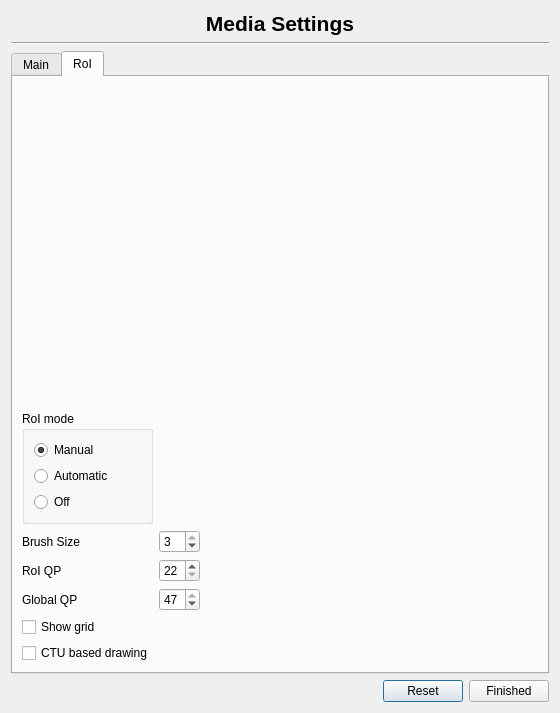
<?xml version="1.0" encoding="UTF-8"?>
<ui version="4.0">
 <class>AutomaticSettings</class>
 <widget class="QDialog" name="AutomaticSettings">
  <property name="geometry">
   <rect>
    <x>0</x>
    <y>0</y>
    <width>560</width>
    <height>713</height>
   </rect>
  </property>
  <property name="windowTitle">
   <string>Media Settings</string>
  </property>
  <layout class="QGridLayout" name="gridLayout">
   <item row="3" column="1">
    <widget class="QPushButton" name="reset_button">
     <property name="text">
      <string>Reset</string>
     </property>
    </widget>
   </item>
   <item row="1" column="0" colspan="3">
    <widget class="Line" name="line">
     <property name="orientation">
      <enum>Qt::Horizontal</enum>
     </property>
    </widget>
   </item>
   <item row="3" column="2">
    <widget class="QPushButton" name="close_button">
     <property name="text">
      <string>Finished</string>
     </property>
    </widget>
   </item>
   <item row="3" column="0">
    <spacer name="horizontalSpacer">
     <property name="orientation">
      <enum>Qt::Horizontal</enum>
     </property>
     <property name="sizeHint" stdset="0">
      <size>
       <width>40</width>
       <height>20</height>
      </size>
     </property>
    </spacer>
   </item>
   <item row="0" column="0" colspan="3">
    <widget class="QLabel" name="title_label">
     <property name="font">
      <font>
       <pointsize>16</pointsize>
       <weight>75</weight>
       <bold>true</bold>
      </font>
     </property>
     <property name="text">
      <string>Media Settings</string>
     </property>
     <property name="alignment">
      <set>Qt::AlignCenter</set>
     </property>
    </widget>
   </item>
   <item row="2" column="0" colspan="3">
    <widget class="QTabWidget" name="tabs">
     <property name="currentIndex">
      <number>1</number>
     </property>
     <widget class="QWidget" name="main">
      <attribute name="title">
       <string>Main</string>
      </attribute>
      <layout class="QGridLayout" name="gridLayout_2"/>
     </widget>
     <widget class="QWidget" name="roi">
      <attribute name="title">
       <string>RoI</string>
      </attribute>
      <layout class="QGridLayout" name="gridLayout_3">
       <item row="4" column="1">
        <widget class="QSpinBox" name="background_qp">
         <property name="minimum">
          <number>22</number>
         </property>
         <property name="maximum">
          <number>47</number>
         </property>
         <property name="value">
          <number>47</number>
         </property>
        </widget>
       </item>
       <item row="1" column="0">
        <widget class="QGroupBox" name="groupBox">
         <property name="enabled">
          <bool>true</bool>
         </property>
         <property name="minimumSize">
          <size>
           <width>0</width>
           <height>100</height>
          </size>
         </property>
         <property name="title">
          <string>RoI mode</string>
         </property>
         <layout class="QVBoxLayout" name="verticalLayout_2">
          <item>
           <widget class="QRadioButton" name="roi_manual_button">
            <property name="text">
             <string>Manual</string>
            </property>
            <property name="checked">
             <bool>true</bool>
            </property>
           </widget>
          </item>
          <item>
           <widget class="QRadioButton" name="roi_auto_button">
            <property name="text">
             <string>Automatic</string>
            </property>
           </widget>
          </item>
          <item>
           <widget class="QRadioButton" name="roi_off_button">
            <property name="text">
             <string>Off</string>
            </property>
           </widget>
          </item>
         </layout>
        </widget>
       </item>
       <item row="3" column="4">
        <spacer name="horizontalSpacer_2">
         <property name="orientation">
          <enum>Qt::Horizontal</enum>
         </property>
         <property name="sizeHint" stdset="0">
          <size>
           <width>40</width>
           <height>20</height>
          </size>
         </property>
        </spacer>
       </item>
       <item row="2" column="1">
        <widget class="QSpinBox" name="brush_size">
         <property name="minimum">
          <number>1</number>
         </property>
         <property name="maximum">
          <number>3</number>
         </property>
         <property name="value">
          <number>3</number>
         </property>
        </widget>
       </item>
       <item row="8" column="0">
        <widget class="QCheckBox" name="ctu_based">
         <property name="text">
          <string>CTU based drawing</string>
         </property>
        </widget>
       </item>
       <item row="7" column="0">
        <widget class="QCheckBox" name="show_grid">
         <property name="text">
          <string>Show grid</string>
         </property>
        </widget>
       </item>
       <item row="3" column="1">
        <widget class="QSpinBox" name="roi_qp">
         <property name="suffix">
          <string/>
         </property>
         <property name="prefix">
          <string/>
         </property>
         <property name="minimum">
          <number>22</number>
         </property>
         <property name="maximum">
          <number>47</number>
         </property>
        </widget>
       </item>
       <item row="4" column="0">
        <widget class="QLabel" name="background_label">
         <property name="text">
          <string>Global QP</string>
         </property>
        </widget>
       </item>
       <item row="0" column="0" colspan="5">
        <widget class="VideoWidget" name="roi_surface" native="true">
         <property name="sizePolicy">
          <sizepolicy hsizetype="Expanding" vsizetype="Expanding">
           <horstretch>0</horstretch>
           <verstretch>0</verstretch>
          </sizepolicy>
         </property>
        </widget>
       </item>
       <item row="3" column="0">
        <widget class="QLabel" name="roi_lable">
         <property name="text">
          <string>RoI QP</string>
         </property>
        </widget>
       </item>
       <item row="2" column="0">
        <widget class="QLabel" name="brush_size_label">
         <property name="text">
          <string>Brush Size</string>
         </property>
        </widget>
       </item>
      </layout>
     </widget>
    </widget>
   </item>
  </layout>
 </widget>
 <customwidgets>
  <customwidget>
   <class>VideoWidget</class>
   <extends>QWidget</extends>
   <header>ui/gui/videowidget.h</header>
   <container>1</container>
  </customwidget>
 </customwidgets>
 <resources/>
 <connections/>
</ui>
